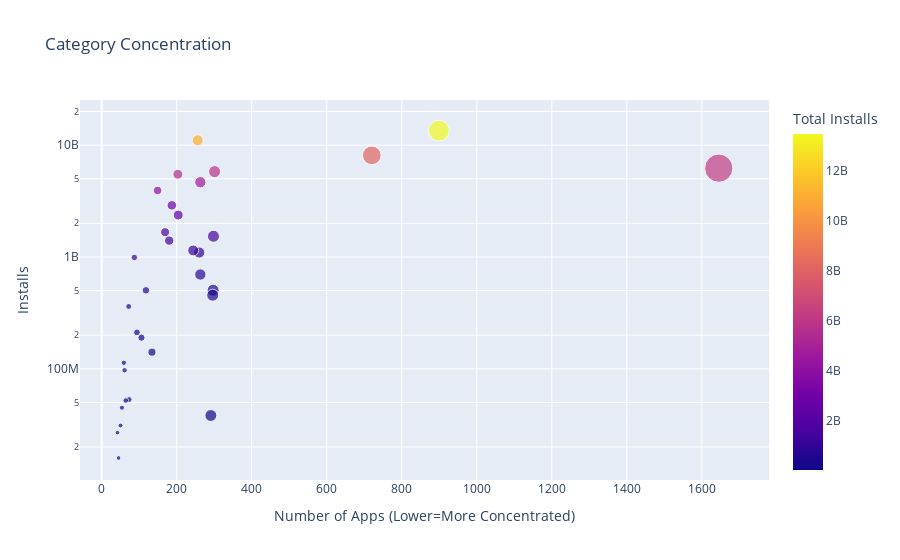

The cell this chart's notebook holds for it:
### Code cell
scatter = px.scatter(category_number_installs, # data
                    x='Number of Apps', # column name
                    y='Total Installs',
                    title='Category Concentration',
                    size='Number of Apps',
                    hover_name=category_number_installs.index,
                    color='Total Installs')
 
scatter.update_layout(xaxis_title="Number of Apps (Lower=More Concentrated)",
                      yaxis_title="Installs",
                      yaxis=dict(type='log'))
 
scatter.show()

### Figure 1 — Plotly figure (JSON) as saved in the notebook; plotly's stock layout.template omitted (floating-point values rounded to 4 significant figures)
{"data": [{"hovertemplate": "<b>%{hovertext}</b><br><br>Number of Apps=%{marker.size}<br>Total Installs=%{marker.color}<extra></extra>", "hovertext": ["FAMILY", "GAME", "TOOLS", "PRODUCTIVITY", "PERSONALIZATION", "LIFESTYLE", "FINANCE", "MEDICAL", "BUSINESS", "PHOTOGRAPHY", "SPORTS", "COMMUNICATION", "HEALTH_AND_FITNESS", "NEWS_AND_MAGAZINES", "SOCIAL", "TRAVEL_AND_LOCAL", "SHOPPING", "BOOKS_AND_REFERENCE", "VIDEO_PLAYERS", "DATING", "MAPS_AND_NAVIGATION", "EDUCATION", "FOOD_AND_DRINK", "ENTERTAINMENT", "AUTO_AND_VEHICLES", "WEATHER", "LIBRARIES_AND_DEMO", "HOUSE_AND_HOME", "ART_AND_DESIGN", "COMICS", "PARENTING", "EVENTS", "BEAUTY"], "legendgroup": "", "marker": {"color": [6220954490, 13457762717, 8100724500, 5793070180, 1532352930, 503611120, 455249400, 38252676, 697018120, 4658143130, 1096431465, 11038241530, 1144006220, 2369110650, 5487841475, 2894859300, 1400331540, 1665791655, 3931797200, 140912410, 503267560, 189852000, 211677750, 989660000, 53129800, 361096500, 52083000, 97072000, 113233100, 44931100, 31116110, 15949410, 26916200], "coloraxis": "coloraxis", "size": [1645, 899, 720, 301, 298, 297, 296, 291, 263, 263, 260, 256, 244, 204, 203, 187, 180, 169, 149, 134, 118, 106, 94, 87, 73, 72, 64, 61, 59, 54, 50, 45, 42], "sizemode": "area", "sizeref": 4.112, "symbol": "circle"}, "mode": "markers", "name": "", "orientation": "v", "showlegend": false, "type": "scatter", "x": [1645, 899, 720, 301, 298, 297, 296, 291, 263, 263, 260, 256, 244, 204, 203, 187, 180, 169, 149, 134, 118, 106, 94, 87, 73, 72, 64, 61, 59, 54, 50, 45, 42], "xaxis": "x", "y": [6220954490, 13457762717, 8100724500, 5793070180, 1532352930, 503611120, 455249400, 38252676, 697018120, 4658143130, 1096431465, 11038241530, 1144006220, 2369110650, 5487841475, 2894859300, 1400331540, 1665791655, 3931797200, 140912410, 503267560, 189852000, 211677750, 989660000, 53129800, 361096500, 52083000, 97072000, 113233100, 44931100, 31116110, 15949410, 26916200], "yaxis": "y"}], "layout": {"coloraxis": {"colorbar": {"title": {"text": "Total Installs"}}, "colorscale": [[0, "#0d0887"], [0.1111, "#46039f"], [0.2222, "#7201a8"], [0.3333, "#9c179e"], [0.4444, "#bd3786"], [0.5556, "#d8576b"], [0.6667, "#ed7953"], [0.7778, "#fb9f3a"], [0.8889, "#fdca26"], [1, "#f0f921"]]}, "legend": {"itemsizing": "constant", "tracegroupgap": 0}, "title": {"text": "Category Concentration"}, "xaxis": {"anchor": "y", "domain": [0, 1], "title": {"text": "Number of Apps (Lower=More Concentrated)"}}, "yaxis": {"anchor": "x", "domain": [0, 1], "title": {"text": "Installs"}, "type": "log"}}}
